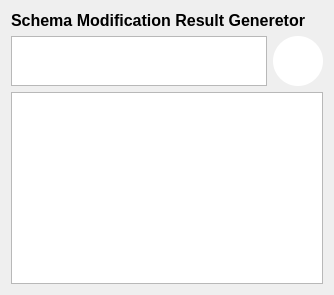
             <widget class="QWidget" name="page_14">
              <layout class="QGridLayout" name="gridLayout_17">
               <item row="0" column="0">
                <widget class="QLabel" name="label_22">
                 <property name="font">
                  <font>
                   <pointsize>12</pointsize>
                   <weight>75</weight>
                   <bold>true</bold>
                  </font>
                 </property>
                 <property name="text">
                  <string>Schema Modification Result Generetor</string>
                 </property>
                </widget>
               </item>
               <item row="2" column="0">
                <widget class="QTextEdit" name="schema_manual_result">
                 <property name="font">
                  <font>
                   <pointsize>14</pointsize>
                  </font>
                 </property>
                 <property name="html">
                  <string>&lt;!DOCTYPE HTML PUBLIC &quot;-//W3C//DTD HTML 4.0//EN&quot; &quot;http://www.w3.org/TR/REC-html40/strict.dtd&quot;&gt;
&lt;html&gt;&lt;head&gt;&lt;meta name=&quot;qrichtext&quot; content=&quot;1&quot; /&gt;&lt;style type=&quot;text/css&quot;&gt;
p, li { white-space: pre-wrap; }
&lt;/style&gt;&lt;/head&gt;&lt;body style=&quot; font-family:'MS Shell Dlg 2'; font-size:14pt; font-weight:400; font-style:normal;&quot;&gt;
&lt;p style=&quot;-qt-paragraph-type:empty; margin-top:0px; margin-bottom:0px; margin-left:0px; margin-right:0px; -qt-block-indent:0; text-indent:0px;&quot;&gt;&lt;br /&gt;&lt;/p&gt;&lt;/body&gt;&lt;/html&gt;</string>
                 </property>
                </widget>
               </item>
               <item row="1" column="0">
                <layout class="QHBoxLayout" name="horizontalLayout_21">
                 <item>
                  <widget class="QTextEdit" name="schema_manual_input">
                   <property name="sizePolicy">
                    <sizepolicy hsizetype="Expanding" vsizetype="Minimum">
                     <horstretch>0</horstretch>
                     <verstretch>0</verstretch>
                    </sizepolicy>
                   </property>
                   <property name="minimumSize">
                    <size>
                     <width>0</width>
                     <height>30</height>
                    </size>
                   </property>
                   <property name="maximumSize">
                    <size>
                     <width>16777215</width>
                     <height>100</height>
                    </size>
                   </property>
                   <property name="font">
                    <font>
                     <pointsize>12</pointsize>
                    </font>
                   </property>
                   <property name="html">
                    <string>&lt;!DOCTYPE HTML PUBLIC &quot;-//W3C//DTD HTML 4.0//EN&quot; &quot;http://www.w3.org/TR/REC-html40/strict.dtd&quot;&gt;
&lt;html&gt;&lt;head&gt;&lt;meta name=&quot;qrichtext&quot; content=&quot;1&quot; /&gt;&lt;style type=&quot;text/css&quot;&gt;
p, li { white-space: pre-wrap; }
&lt;/style&gt;&lt;/head&gt;&lt;body style=&quot; font-family:'MS Shell Dlg 2'; font-size:12pt; font-weight:400; font-style:normal;&quot;&gt;
&lt;p style=&quot;-qt-paragraph-type:empty; margin-top:0px; margin-bottom:0px; margin-left:0px; margin-right:0px; -qt-block-indent:0; text-indent:0px;&quot;&gt;&lt;br /&gt;&lt;/p&gt;&lt;/body&gt;&lt;/html&gt;</string>
                   </property>
                  </widget>
                 </item>
                 <item>
                  <widget class="QPushButton" name="schema_manual_btn">
                   <property name="layoutDirection">
                    <enum>Qt::LeftToRight</enum>
                   </property>
                   <property name="styleSheet">
                    <string notr="true">QPushButton {
    background-color: #fff;     /* Button background */
    border-radius: 25px;           /* Half of width/height for perfect circle */
    min-width: 50px;
    min-height: 50px;
    color: white;                  /* Text color */
    font-weight: bold;
    border: none;
}

QPushButton:hover {
    background-color: 	#A9A9A9;     /* Hover effect */
}

QPushButton:pressed {
    background-color:#696969;     /* Pressed effect */
}
</string>
                   </property>
                   <property name="text">
                    <string/>
                   </property>
                   <property name="icon">
                    <iconset resource="resource.qrc">
                     <normaloff>:/newPrefix/icons/image.png</normaloff>:/newPrefix/icons/image.png</iconset>
                   </property>
                   <property name="iconSize">
                    <size>
                     <width>20</width>
                     <height>20</height>
                    </size>
                   </property>
                  </widget>
                 </item>
                </layout>
               </item>
              </layout>
             </widget>
